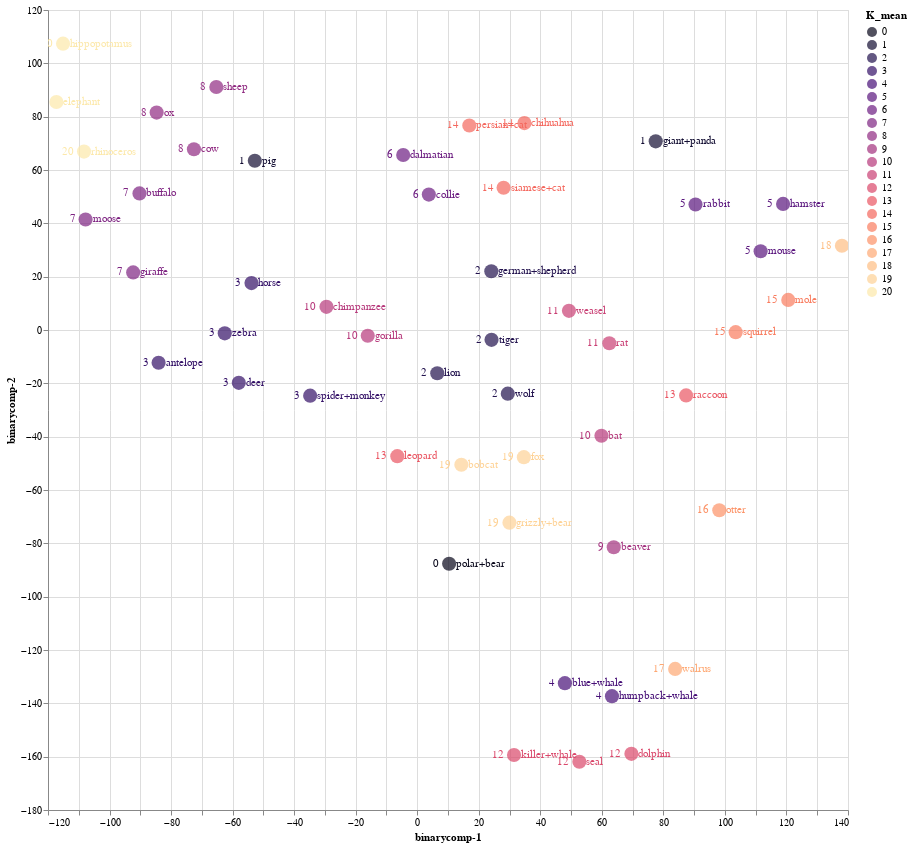

Notebook code cell kept with this figure:
### Code cell
source = tsne_binary_df1

points = alt.Chart(source).mark_circle(size=200).encode(
    x='binarycomp-1:Q',
    y='binarycomp-2:Q',
    color=alt.Color('K_mean:N', scale=alt.Scale(scheme='Magma'))
    ).properties(
    width=800,
    height=800
)

text1 = points.mark_text(
    align='left',
    baseline='middle',
    dx=7
).encode(
    text='index:N'
)

text2 = points.mark_text(
    align='right',
    baseline='middle',
    dx=-10
).encode(
    text='K_mean:N'
)

points.interactive() + text1 + text2

### Figure 1 — Vega-Lite specification as saved in the notebook (floating-point values rounded to 4 significant figures)
{"config": {"view": {"continuousWidth": 400, "continuousHeight": 300}}, "layer": [{"mark": {"type": "circle", "size": 200}, "encoding": {"color": {"field": "K_mean", "scale": {"scheme": "Magma"}, "type": "nominal"}, "x": {"field": "binarycomp-1", "type": "quantitative"}, "y": {"field": "binarycomp-2", "type": "quantitative"}}, "height": 800, "selection": {"selector008": {"type": "interval", "bind": "scales", "encodings": ["x", "y"]}}, "width": 800}, {"mark": {"type": "text", "align": "left", "baseline": "middle", "dx": 7}, "encoding": {"color": {"field": "K_mean", "scale": {"scheme": "Magma"}, "type": "nominal"}, "text": {"field": "index", "type": "nominal"}, "x": {"field": "binarycomp-1", "type": "quantitative"}, "y": {"field": "binarycomp-2", "type": "quantitative"}}, "height": 800, "width": 800}, {"mark": {"type": "text", "align": "right", "baseline": "middle", "dx": -10}, "encoding": {"color": {"field": "K_mean", "scale": {"scheme": "Magma"}, "type": "nominal"}, "text": {"field": "K_mean", "type": "nominal"}, "x": {"field": "binarycomp-1", "type": "quantitative"}, "y": {"field": "binarycomp-2", "type": "quantitative"}}, "height": 800, "width": 800}], "data": {"name": "data-2cfb644f16e5b74245f781e1d03fa82d"}, "$schema": "https://vega.github.io/schema/vega-lite/v4.17.0.json", "datasets": {"data-2cfb644f16e5b74245f781e1d03fa82d": [{"binarycomp-1": -84.06, "binarycomp-2": -12.28, "index": "antelope", "order": "ARTIODACTYLA", "family": "BOVIDAE", "K_mean": 3}, {"binarycomp-1": 29.97, "binarycomp-2": -72.24, "index": "grizzly+bear", "order": "CARNIVORA", "family": "URSIDAE", "K_mean": 19}, {"binarycomp-1": 31.45, "binarycomp-2": -159.4, "index": "killer+whale", "order": "ARTIODACTYLA", "family": "DELPHINIDAE", "K_mean": 12}, {"binarycomp-1": 63.87, "binarycomp-2": -81.45, "index": "beaver", "order": "RODENTIA", "family": "APLODONTIIDAE", "K_mean": 9}, {"binarycomp-1": -4.557, "binarycomp-2": 65.64, "index": "dalmatian", "order": "CARNIVORA", "family": "CANIDAE", "K_mean": 6}, {"binarycomp-1": 16.93, "binarycomp-2": 76.69, "index": "persian+cat", "order": "CARNIVORA", "family": "FELIDAE", "K_mean": 14}, {"binarycomp-1": -53.87, "binarycomp-2": 17.58, "index": "horse", "order": "PERISSODACTYLA", "family": "EQUIDAE", "K_mean": 3}, {"binarycomp-1": 24.08, "binarycomp-2": 22.02, "index": "german+shepherd", "order": "CARNIVORA", "family": "CANIDAE", "K_mean": 2}, {"binarycomp-1": 47.99, "binarycomp-2": -132.4, "index": "blue+whale", "order": "ARTIODACTYLA", "family": "BALAENOPTERIDAE", "K_mean": 4}, {"binarycomp-1": 28.07, "binarycomp-2": 53.36, "index": "siamese+cat", "order": "CARNIVORA", "family": "FELIDAE", "K_mean": 14}, {"binarycomp-1": 138.0, "binarycomp-2": 31.58, "index": "skunk", "order": "CARNIVORA", "family": "MEPHITIDAE", "K_mean": 18}, {"binarycomp-1": 120.6, "binarycomp-2": 11.29, "index": "mole", "order": "EULIPOTYPHLA", "family": "TALPIDAE", "K_mean": 15}, {"binarycomp-1": 24.15, "binarycomp-2": -3.691, "index": "tiger", "order": "CARNIVORA", "family": "FELIDAE", "K_mean": 2}, {"binarycomp-1": -115.1, "binarycomp-2": 107.4, "index": "hippopotamus", "order": "ARTIODACTYLA", "family": "HIPPOPOTAMIDAE", "K_mean": 20}, {"binarycomp-1": -6.476, "binarycomp-2": -47.3, "index": "leopard", "order": "CARNIVORA", "family": "FELIDAE", "K_mean": 13}, {"binarycomp-1": -107.8, "binarycomp-2": 41.45, "index": "moose", "order": "ARTIODACTYLA", "family": "CERVIDAE", "K_mean": 7}, {"binarycomp-1": -34.8, "binarycomp-2": -24.63, "index": "spider+monkey", "order": "PRIMATES", "family": "ATELIDAE", "K_mean": 3}, {"binarycomp-1": 63.29, "binarycomp-2": -137.3, "index": "humpback+whale", "order": "ARTIODACTYLA", "family": "BALAENOPTERIDAE", "K_mean": 4}, {"binarycomp-1": -117.3, "binarycomp-2": 85.51, "index": "elephant", "order": "PROBOSCIDEA", "family": "ELEPHANTIDAE", "K_mean": 20}, {"binarycomp-1": -16.08, "binarycomp-2": -2.138, "index": "gorilla", "order": "PRIMATES", "family": "HOMINIDAE", "K_mean": 10}, {"binarycomp-1": -84.69, "binarycomp-2": 81.53, "index": "ox", "order": "ARTIODACTYLA", "family": "BOVIDAE", "K_mean": 8}, {"binarycomp-1": 34.66, "binarycomp-2": -47.69, "index": "fox", "order": "CARNIVORA", "family": "CANIDAE", "K_mean": 19}, {"binarycomp-1": -65.29, "binarycomp-2": 91.14, "index": "sheep", "order": "ARTIODACTYLA", "family": "BOVIDAE", "K_mean": 8}, {"binarycomp-1": 52.69, "binarycomp-2": -161.9, "index": "seal", "order": "CARNIVORA", "family": "PHOCIDAE", "K_mean": 12}, {"binarycomp-1": -29.5, "binarycomp-2": 8.674, "index": "chimpanzee", "order": "PRIMATES", "family": "HOMINIDAE", "K_mean": 10}, {"binarycomp-1": 118.9, "binarycomp-2": 47.28, "index": "hamster", "order": "RODENTIA", "family": "CRICETIDAE", "K_mean": 5}, {"binarycomp-1": 103.5, "binarycomp-2": -0.8094, "index": "squirrel", "order": "RODENTIA", "family": "SCIURIDAE", "K_mean": 15}, {"binarycomp-1": -108.3, "binarycomp-2": 66.92, "index": "rhinoceros", "order": "PERISSODACTYLA", "family": "RHINOCEROTIDAE", "K_mean": 20}, {"binarycomp-1": 90.44, "binarycomp-2": 47.07, "index": "rabbit", "order": "LAGOMORPHA", "family": "LEPORIDAE", "K_mean": 5}, {"binarycomp-1": 59.87, "binarycomp-2": -39.64, "index": "bat", "order": "CHIROPTERA", "family": "PHYLLOSTOMIDAE", "K_mean": 10}, {"binarycomp-1": -92.32, "binarycomp-2": 21.58, "index": "giraffe", "order": "ARTIODACTYLA", "family": "GIRAFFIDAE", "K_mean": 7}, {"binarycomp-1": 29.43, "binarycomp-2": -23.87, "index": "wolf", "order": "CARNIVORA", "family": "CANIDAE", "K_mean": 2}, {"binarycomp-1": 34.84, "binarycomp-2": 77.6, "index": "chihuahua", "order": "CARNIVORA", "family": "CANIDAE", "K_mean": 14}, {"binarycomp-1": 62.43, "binarycomp-2": -4.963, "index": "rat", "order": "RODENTIA", "family": "CRICETIDAE", "K_mean": 11}, {"binarycomp-1": 49.31, "binarycomp-2": 7.19, "index": "weasel", "order": "CARNIVORA", "family": "MUSTELIDAE", "K_mean": 11}, {"binarycomp-1": 98.17, "binarycomp-2": -67.59, "index": "otter", "order": "CARNIVORA", "family": "MUSTELIDAE", "K_mean": 16}, {"binarycomp-1": -90.26, "binarycomp-2": 51.21, "index": "buffalo", "order": "ARTIODACTYLA", "family": "BOVIDAE", "K_mean": 7}, {"binarycomp-1": -62.55, "binarycomp-2": -1.262, "index": "zebra", "order": "PERISSODACTYLA", "family": "EQUIDAE", "K_mean": 3}, {"binarycomp-1": 77.51, "binarycomp-2": 70.75, "index": "giant+panda", "order": "CARNIVORA", "family": "URSIDAE", "K_mean": 1}, {"binarycomp-1": -57.99, "binarycomp-2": -19.82, "index": "deer", "order": "ARTIODACTYLA", "family": "CERVIDAE", "K_mean": 3}, {"binarycomp-1": 14.34, "binarycomp-2": -50.52, "index": "bobcat", "order": "CARNIVORA", "family": "FELIDAE", "K_mean": 19}, {"binarycomp-1": -52.78, "binarycomp-2": 63.46, "index": "pig", "order": "ARTIODACTYLA", "family": "SUIDAE", "K_mean": 1}, {"binarycomp-1": 6.511, "binarycomp-2": -16.21, "index": "lion", "order": "CARNIVORA", "family": "FELIDAE", "K_mean": 2}, {"binarycomp-1": 111.6, "binarycomp-2": 29.52, "index": "mouse", "order": "RODENTIA", "family": "CRICETIDAE", "K_mean": 5}, {"binarycomp-1": 10.36, "binarycomp-2": -87.67, "index": "polar+bear", "order": "CARNIVORA", "family": "URSIDAE", "K_mean": 0}, {"binarycomp-1": 3.768, "binarycomp-2": 50.77, "index": "collie", "order": "CARNIVORA", "family": "CANIDAE", "K_mean": 6}, {"binarycomp-1": 83.83, "binarycomp-2": -127.1, "index": "walrus", "order": "CARNIVORA", "family": "ODOBENIDAE", "K_mean": 17}, {"binarycomp-1": 87.39, "binarycomp-2": -24.53, "index": "raccoon", "order": "CARNIVORA", "family": "PROCYONIDAE", "K_mean": 13}, {"binarycomp-1": -72.57, "binarycomp-2": 67.77, "index": "cow", "order": "ARTIODACTYLA", "family": "BOVIDAE", "K_mean": 8}, {"binarycomp-1": 69.61, "binarycomp-2": -158.9, "index": "dolphin", "order": "ARTIODACTYLA", "family": "DELPHINIDAE", "K_mean": 12}]}}
